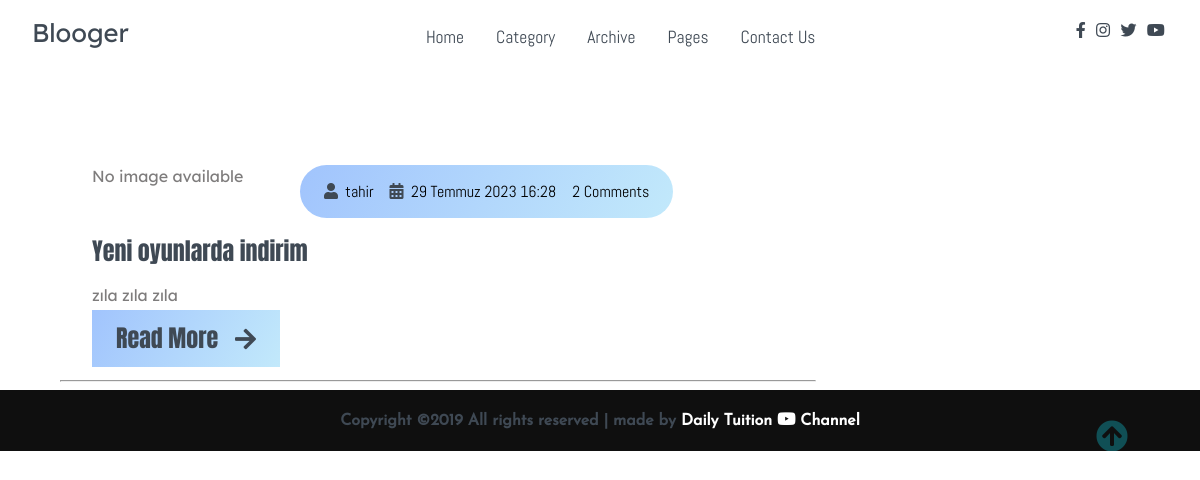
/cat/oyun-satislari, run on the app's committed database.
### blog/models.py (models this page shows, shortened)
class Post(models.Model):
    category = models.ForeignKey(Category, on_delete=models.CASCADE)
    user = models.ForeignKey('auth.User', related_name='post', on_delete=models.CASCADE)
    title = models.CharField(max_length=120, verbose_name='Başlık')
    content = models.TextField(verbose_name='İçerik')
    publishing_date = models.DateTimeField(verbose_name='Yayınlanma Tarihi', auto_now_add=True)
    image = models.ImageField(null=True, blank=True, upload_to="post")
    slug = models.SlugField(unique=True, editable=False, max_length=130)
    status = models.CharField(choices=CATEGORY, max_length=10, default=DEFAULT)
    read = models.PositiveIntegerField(default=0)
    def get_absolute_url(self):
        return reverse('detail', kwargs={'slug': self.slug})
    class Meta:
        ordering = ['-publishing_date', 'id']

### blog/views.py (the view)
# urls.py: path('cat/<slug:category_slug>', views.category_show, name='category_show'),
def category_show(request, category_slug):
    context = dict()
    context['category'] = get_object_or_404(
        Category, slug=category_slug
    )
    context['items'] = Post.objects.filter(
        category=context['category']
    )
    return render(request, 'category_show.html', context)

### templates/category_show.html
{% extends 'base.html' %}
{% load static %}
{% block content %}
    <main>
        <br><br><br>
        <section class="container">
            <div class="site-content">
                <div class="posts">
                   {% for post in items %}
                    <div class="post-content" data-aos="zoom-in" data-aos-delay="200">
                        <div class="post-image">
                            <div>
                                {% if post.image %}
                                    <img src="{{ post.image.url }}" class="img" alt="blog1">
                                {% else %}
                                    <p>No image available</p>
                                {% endif %}
                            </div>
                            <div class="post-info flex-row">
                                <span><i class="fas fa-user text-gray"></i>&nbsp;&nbsp;{{post.user}}</span>
                                <span><i class="fas fa-calendar-alt text-gray"></i>&nbsp;&nbsp;{{post.publishing_date}}</span>
                                <span>2 Comments</span>
                            </div>
                        </div>
                        <div class="post-title">
                            <a href="#">{{post.title}}</a>
                            <p>{{post.content|truncatechars:50}}</p>
                            <a href="{{post.get_absolute_url}}" class="btn post-btn">Read More &nbsp; <i class="fas fa-arrow-right"></i></a>
                        </div>
                    </div>
                    <hr>
                   {% endfor %}
                </div>
            </div>
        </section>
    </main>
 {% endblock %}

### static/css/all.css (style rules this page uses)
.fa, .fas, .far, .fal, .fad, .fab { -moz-osx-font-smoothing: grayscale; -webkit-font-smoothing: antialiased; display: inline-block; font-style: normal; font-variant: normal; text-rendering: auto; line-height: 1; }
.fa-arrow-right:before { content: "\f061"; }
.fa-calendar-alt:before { content: "\f073"; }
.fa-user:before { content: "\f007"; }
.fa, .fas { font-family: 'Font Awesome 5 Free'; font-weight: 900; }

### static/css/Style.css (style rules this page uses)
html, body { margin: 0%; box-sizing: border-box; overflow-x: hidden; }
:root { --text-gray: #3f4954; --text-light : #686666da; --bg-color: #0f0f0f; --white: #ffffff; --midnight: #104f55; --sky: linear-gradient(120deg, #a1c4fd 0%, #c2e9fb 100%); --Abel: 'Abel', cursive; --Anton: 'Anton', cursive; --Josefin : 'Josefin', cursive; --Lexend: 'Lexend', cursive; --Livvic : 'Livvic', cursive; }
a { text-decoration: none; color: var(--text-gray); }
.flex-row { display: flex; flex-direction: row; flex-wrap: wrap; }
span { font-family: var(--Abel); }
.container { margin: 0 5vw; }
.text-gray { color: var(--text-gray); }
p { font-family: var(--Lexend); color: var(--text-light); }
main .site-content { display: grid; grid-template-columns: 70% 30%; }
main .post-content { width: 100%; }
main .site-content .post-content > .post-image, .post-title { padding: 1rem 2rem; position: relative; }
main .site-content .post-content > .post-image .post-info { background: var(--sky); padding: 1rem; position: absolute; bottom: 0%; left: 20vw; border-radius: 3rem; }
main .site-content .post-content > .post-image > div { overflow: hidden; }
main .site-content .post-content > .post-image .post-info span { margin: 0 .5rem; }
main .post-content .post-title a { font-family: var(--Anton); font-size: 1.5rem; }
.site-content .post-content .post-title .post-btn { border-radius: 0; padding: .7rem 1.5rem; background: var(--sky); }

### data on the page
Post: image "No image available", user "tahir", publishing_date "29 Temmuz 2023 16:28", title "Yeni oyunlarda indirim", content "zıla zıla zıla"
